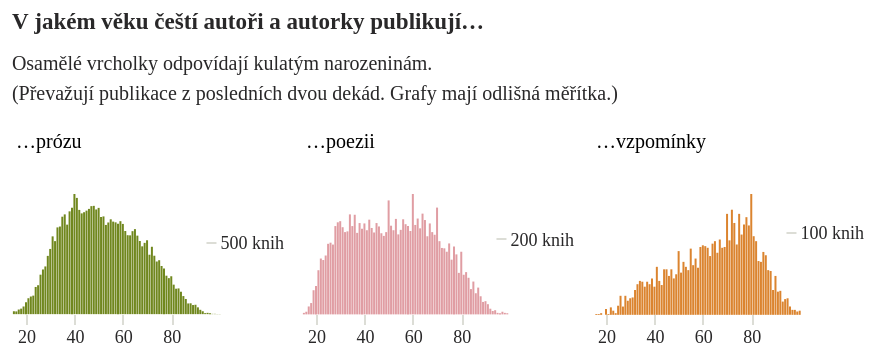

The notebook cell this image was saved under:
### Code cell
veky_autorstva = alt.Chart(do_grafu.with_columns(pl.col("kategorie").replace(
    {'próza':'…prózu','poezie':'…poezii','vzpomínky':'…vzpomínky'}
)).group_by(["vek","kategorie"]).len().to_pandas(),
         title=alt.Title(
             'V jakém věku čeští autoři a autorky publikují…',
             subtitle=
             ["Osamělé vrcholky odpovídají kulatým narozeninám.",
              "(Převažují publikace z posledních dvou dekád. Grafy mají odlišná měřítka.)"]
         )).mark_bar(width=1).encode(
    alt.X(
        "vek:Q", 
        scale=alt.Scale(domainMax=90, domainMin=20), 
        title=None, 
        axis=alt.Axis(tickCount=4)),
    alt.Y(
        "len:Q", 
        title=None, 
        scale=alt.Scale(domainMin=1), 
        axis=alt.Axis(domainOpacity=0, tickColor='#DCDDD6', orient='right', format='~s', labelExpr='datum.label + " knih"')),
    alt.Color('kategorie:N', scale=alt.Scale(range=['#E09DA3','#70871E','#DB842F',]), title=None, legend=None),
    alt.Column('kategorie:N', spacing=8, title=None, sort=['…prózu','…poezii','…vzpomínky'],
           header=alt.Header(labelAngle=0, labelAlign='left', labelAnchor='start', labelFontWeight=500, labelFont='Asap', labelOrient="top"))
).properties(
    width=kredity['sirka'] / 3.8, 
    height=kredity['vyska_nizkych'], 
    autosize={'type': 'fit', 'contains': 'padding'}
).configure_view(stroke='transparent').configure_axis(grid=False, domain=False).resolve_axis(x="independent").resolve_scale(y="independent")

veky_autorstva

### Figure 1 — Vega-Lite specification as saved in the notebook (floating-point values rounded to 4 significant figures; data arrays with more than 128 entries replaced by an {"elided": "..."} marker saying what was removed)
{"config": {"title": {"font": "Noticia Text", "fontSize": 11.5, "anchor": "start", "lineHeight": 19, "fontWeight": "bolder", "subtitleFont": "Noticia Text", "subtitleFontSize": 10, "subtitleLineHeight": 15, "subtitlePadding": 10, "dy": -10, "color": "#292829", "subtitleColor": "#292829"}, "axis": {"labelFont": "Asap", "titleFont": "Asap", "fontWeight": "lighter", "titleFontWeight": "lighter", "labelFontSize": 9, "titleFontSize": 9, "labelPadding": 2, "titlePadding": 9, "domainOpacity": 0, "tickColor": "#DCDDD6", "labelColor": "#292829", "domain": false, "grid": false}, "legend": {"labelFont": "Asap", "labelFontWeight": "normal", "titleFont": "Asap", "titleFontWeight": "normal", "labelFontSize": 9, "titleFontSize": 9, "labelColor": "#292829"}, "view": {"stroke": "transparent"}}, "data": {"name": "data-bbdc706d38f1f0e67468459c233201a9"}, "mark": {"type": "bar", "width": 1}, "autosize": {"type": "fit", "contains": "padding"}, "encoding": {"color": {"field": "kategorie", "legend": null, "scale": {"range": ["#E09DA3", "#70871E", "#DB842F"]}, "title": null, "type": "nominal"}, "column": {"field": "kategorie", "header": {"labelAlign": "left", "labelAnchor": "start", "labelAngle": 0, "labelFont": "Asap", "labelFontWeight": 500, "labelOrient": "top"}, "sort": ["…prózu", "…poezii", "…vzpomínky"], "spacing": 8, "title": null, "type": "nominal"}, "x": {"axis": {"tickCount": 4}, "field": "vek", "scale": {"domainMax": 90, "domainMin": 20}, "title": null, "type": "quantitative"}, "y": {"axis": {"domainOpacity": 0, "format": "~s", "labelExpr": "datum.label + \" knih\"", "orient": "right", "tickColor": "#DCDDD6"}, "field": "len", "scale": {"domainMin": 1}, "title": null, "type": "quantitative"}}, "height": 60, "resolve": {"axis": {"x": "independent"}, "scale": {"y": "independent"}}, "title": {"text": "V jakém věku čeští autoři a autorky publikují…", "subtitle": ["Osamělé vrcholky odpovídají kulatým narozeninám.", "(Převažují publikace z posledních dvou dekád. Grafy mají odlišná měřítka.)"]}, "width": 94.74, "$schema": "https://vega.github.io/schema/vega-lite/v5.8.0.json", "datasets": {"data-bbdc706d38f1f0e67468459c233201a9": {"elided": "255 records"}}}
